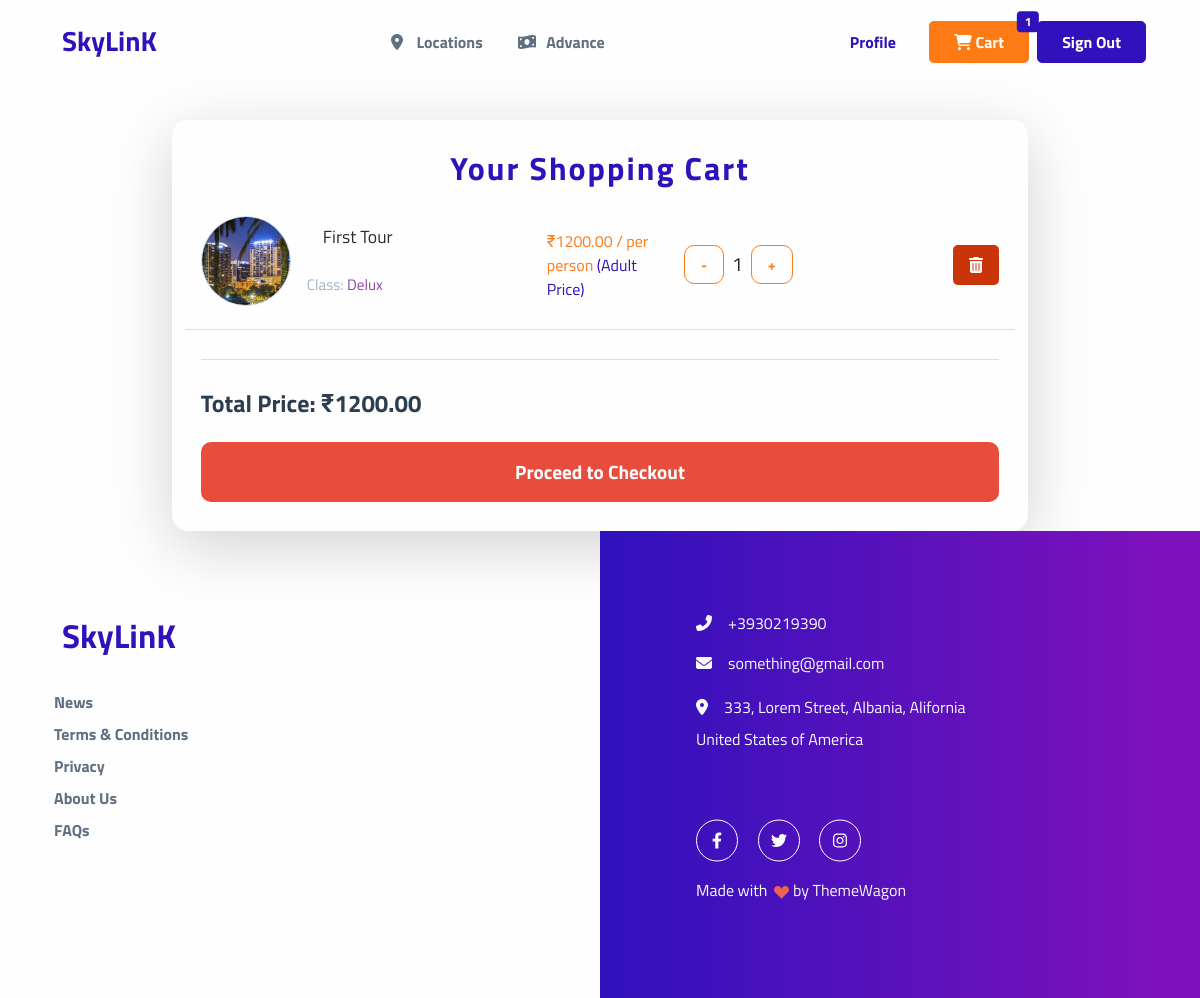
The app's page /cart/ (signed in) with its own data.
### travel/models.py (models this page shows, shortened)
class CartItem(models.Model):
    cart = models.ForeignKey(
        Cart, on_delete=models.CASCADE, related_name="items"
    )
    tour = models.ForeignKey(
        'Tour', on_delete=models.CASCADE, related_name="cart_items"
    )
    t_class = models.ForeignKey(
        'T_class', on_delete=models.CASCADE, related_name="cart_items"
    )
    quantity = models.PositiveIntegerField(default=1)
    adult_price = models.DecimalField(
        max_digits=10, decimal_places=2, null=True, blank=True)
    twin_sharing_price = models.DecimalField(
        max_digits=10, decimal_places=2, null=True, blank=True)
    extra_price = models.DecimalField(
        max_digits=10, decimal_places=2, null=True, blank=True)
    validity_date_from = models.DateField()
    validity_date_to = models.DateField()

class TourPhoto(models.Model):
    tour = models.ForeignKey(
        Tour, on_delete=models.CASCADE, related_name="photos", help_text="Related tour for the photo.")
    image = models.ImageField(upload_to="tour_photos/",
                              help_text="Upload tour photo.")

class Tour(models.Model):
    code = models.CharField(max_length=50, unique=True,
                            default=uuid.uuid4, help_text="Unique code for the tour.")
    tour_type = models.ForeignKey(
        TourType, on_delete=models.CASCADE, related_name="tours", help_text="Type of the tour.")
    short_description = models.CharField(
        max_length=255, help_text="Short title or description of the tour.")
    type = models.ForeignKey(TourTypeOption, on_delete=models.CASCADE,
                             related_name="tours", help_text="Tour type option.")
    long_description = models.TextField(
        help_text="Detailed description of the tour.")
    category = models.ForeignKey(TourCategory, on_delete=models.CASCADE,
                                 related_name="tours", help_text="Category of the tour.")
    number_of_nights = models.PositiveIntegerField(
        help_text="Number of nights for the tour.")
    number_of_days = models.PositiveIntegerField(
        help_text="Number of days for the tour.")
    currency = models.ForeignKey(Currency, on_delete=models.CASCADE,
                                 related_name="tours", help_text="Currency for pricing.")
    departure_city = models.CharField(
        max_length=100, help_text="City of departure.")
    feature = models.BooleanField(
        default=False, help_text="Mark as a featured tour.")
    new_arrival = models.BooleanField(
        default=False, help_text="Mark as a new arrival.")
    clearance_sale = models.BooleanField(
        default=False, help_text="Mark as a clearance sale.")
    active = models.BooleanField(default=True, help_text="Is the tour active?")

class T_class(models.Model):
    name = models.CharField(
        max_length=100, help_text="Name of the t=class")

### travel/views.py (the view, shortened to what this page needs)
# urls.py: path("cart/", views.view_cart, name="view_cart"),
def view_cart(request):
    if request.user.is_authenticated:
        cart, created = Cart.objects.get_or_create(user=request.user)
        logger.debug(f"Authenticated user cart: {cart.id}")
        session_key = request.session.session_key
        if session_key:
            logger.debug(
                f"Session found for user {request.user.id}, merging carts.")
            merge_carts(request, request.user)
    cart_items = cart.items.all()
    if not cart_items:
        logger.debug("No cart items found for this cart.")
    else:
        logger.debug(f"Cart items found: {cart_items.count()} items.")
    for item in cart_items:
        item.tour_photo = TourPhoto.objects.filter(tour=item.tour).first()
    total_price = sum(
        (item.adult_price or 0) * item.quantity +
        (item.twin_sharing_price or 0) * item.quantity
        for item in cart_items
    )
    logger.debug(f"Total price calculated for cart {cart.id}: {total_price}")
    context = {
        'cart': cart,
        'cart_items': cart_items,
        'total_price': total_price,
        'quantity_options': range(1, 11),
    }
    return render(request, 'cart/view_cart.html', context)

### travel/context_processors.py (called while the page is built, shortened)
def cart_items_count(request):
    if request.user.is_authenticated:
        cart, _ = Cart.objects.get_or_create(user=request.user)
    return {'cart_items_count': cart.items.count()}

### travel/views.py (called while the page is built, shortened)
def merge_carts(request, user):
    session_key = request.session.session_key
    if not session_key:
        return
    session_cart = Cart.objects.filter(
        session_key=session_key, user=None).first()

### travel/templates/cart/view_cart.html (shortened to what this page needs)
{% extends "base.html" %}
{% block content %}
<div class="container-fluid mt-8">
    <div class="row justify-content-center">
        <div class="col-12 col-lg-9">
            <div class="card border-0 shadow-lg rounded-4">
                <div class="m-4">
                    <h4 class="card-title mb-4 text-center font-weight-bold text-primary" style="font-size: 2rem; letter-spacing: 2px;">Your Shopping Cart</h4>
                    {% for item in cart_items %}
                    <div class="row gy-4 mb-4 align-items-center border-bottom pb-3">
                        <div class="col-lg-5">
                            <div class="d-flex">
                                {% if item.tour_photo and item.tour_photo.image %}
                                <img src="{{ item.tour_photo.image.url }}" class="border rounded-circle me-3" style="width: 90px; height: 90px; object-fit: cover;" />
                                {% endif %}
                                <div>
                                    <a href="#" class="nav-link text-dark font-weight-bold" style="font-size: 1.1rem; color: #2C3E50;">{{ item.tour.short_description }}</a>
                                    <p class="text-muted" style="font-size: 0.95rem;">Class: <span class="font-weight-bold" style="color: #8E44AD;">{{ item.t_class.name }}</span></p>
                                </div>
                            </div>
                        </div>
                        <div class="col-lg-2 col-sm-6">
                            <div>
                                <small class="font-weight-bold" style="font-size: 1rem; color: #FE7A15;">
                                    {% if item.adult_price %}
                                    ₹{{ item.adult_price }} / per person <span class="text-primary">(Adult Price)</span>
                                    {% elif item.twin_sharing_price %}
                                    ₹{{ item.twin_sharing_price }} / per person <span class="text-primary">(Twin Sharing Price)</span>
                                    {% elif item.extra_price %}
                                    ₹{{ item.extra_price }} / per person <span class="text-primary">(Extra Adult Price)</span>
                                    {% endif %}
                                </small>
                            </div>
                        </div>
                        <div class="col-lg-2 text-center">
                            <div class="d-flex justify-content-center align-items-center gap-2">
                                <a href="{% url 'decrease_quantity' item.id %}" class="btn btn-outline-secondary btn-sm px-3 py-2" title="Decrease Quantity">-</a>
                                <span class="font-weight-bold" style="font-size: 1.2rem;">{{ item.quantity }}</span>
                                <a href="{% url 'increase_quantity' item.id %}" class="btn btn-outline-secondary btn-sm px-3 py-2" title="Increase Quantity">+</a>
                            </div>
                        </div>
                        <div class="col-lg-3 text-end">
                            <div class="d-flex gap-3 justify-content-end">
                                <a href="{% url 'remove_from_cart' item.id %}" class="btn btn-danger border-0 text-white px-3 py-2" title="Remove from Cart" style="font-weight: bold;">
                                    <i class="fas fa-trash-alt"></i>
                                </a>
                            </div>
                        </div>
                    </div>
                    {% empty %}
                    <p class="text-center" style="font-size: 1.3rem; color: #E74C3C; font-weight: bold;">Your cart is empty.</p>
                    {% endfor %}
                    {% if cart_items %}
                    <div class="border-top pt-4">
                        <div class="d-flex justify-content-between align-items-center">
                            <h5 class="font-weight-bold" style="font-size: 1.5rem; color: #2C3E50;">Total Price: ₹{{ total_price }}</h5>
                        </div>
                        <a href="{% url 'checkout' %}" class="btn  btn-lg w-100 mt-3" style="font-weight: bold; padding: 15px 20px; font-size: 1.2rem; background: #E74C3C; color: white;">
                            Proceed to Checkout
                        </a>
                    </div>
                    {% endif %}
                </div>
            </div>
        </div>
    </div>
</div>
{% endblock %}

### records on screen
CartItem: tour_photo.image (picture), tour.short_description "First Tour", t_class.name "Delux", adult_price "1200.00", quantity "1"

### other values on screen
{{ cart_items_count }} "1"
{{ total_price }} "1200.00"
